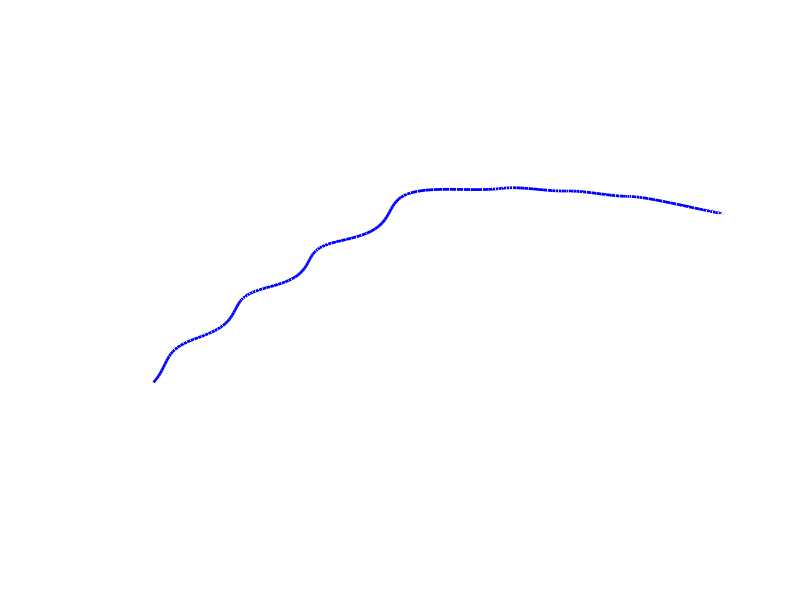

Recreate this plot in MATLAB.
% ==============================================================================
% Cognitive Entanglement - Dynamic Multi-Class Drone Trajectory Simulator
% Language: MATLAB (Simulink Compatible)
% Purpose: Performs numerical Integration (Runge-Kutta ODE45) of quadcopter
%          rigid-body dynamics. Dynamically scales physics equations based on
%          the input drone mass, dimensions, and moments of inertia.
%          Valid for all classes (80g Toy drones to 15kg heavy lifters).
% ==============================================================================

function simulate_trajectory(drone_mass, inertia_diag, max_thrust)
    clear; clc; close all;
    
    % Step 1: Handle dynamic mass arguments (Fallback to default if not supplied)
    if nargin < 1
        % Default: Custom 1.2kg DIY quadcopter parameters
        drone_mass = 1.2; 
        inertia_diag = [0.012, 0.012, 0.022];
        max_thrust = 32.0;
    end
    
    % Display aircraft physical class parameters
    fprintf('COGNITIVE ENTANGLEMENT: Simulating Dynamic Aircraft Class...\n');
    fprintf('Aircraft Mass: %.3f kg\n', drone_mass);
    fprintf('Moments of Inertia [Ixx, Iyy, Izz]: [%.4f, %.4f, %.4f] kg*m^2\n', ...
        inertia_diag(1), inertia_diag(2), inertia_diag(3));
    
    g = 9.81;            % Gravity (m/s^2)
    I = diag(inertia_diag); % Inertia Tensor (kg*m^2)
    
    % Time Span
    tspan = [0 10];      % 10 second flight simulation
    initial_state = zeros(12, 1); % [x, y, z, dx, dy, dz, phi, theta, psi, p, q, r]
    
    % Run numerical integration (Simulating Simulink continuous solver)
    [t, states] = ode45(@(t, y) drone_dynamics(t, y, drone_mass, g, I, max_thrust), tspan, initial_state);
    
    % Plot 3D Trajectory Profile
    figure('Color', [0.03 0.05 0.1]);
    plot3(states(:,1), states(:,2), -states(:,3), 'b-', 'LineWidth', 2);
    grid on; hold on;
    title(sprintf('Cognitive Entanglement - MATLAB 3D Flight Trajectory (%.2f kg Class)', drone_mass), 'Color', 'white');
    xlabel('East (meters)', 'Color', 'white');
    ylabel('North (meters)', 'Color', 'white');
    zlabel('Altitude (meters)', 'Color', 'white');
    set(gca, 'Color', [0.05 0.07 0.12], 'XColor', 'white', 'YColor', 'white', 'ZColor', 'white');
end

function dydt = drone_dynamics(t, y, m, g, I, max_thrust)
    % Extract states
    vel = y(4:6);  
    angles = y(7:9); 
    omega = y(10:12); 
    
    % Scale thrust output proportionally based on aircraft mass and max motor thrust
    T_hover = m * g;
    T = T_hover + (max_thrust - T_hover) * 0.1 * sin(t); % Oscillating thrust
    
    tau = [0.05 * sin(t); 0.02 * cos(t); 0.01 * sin(2*t)]; 
    
    % Compute Linear Acceleration: F = m * a
    R = rotation_matrix(angles);
    gravity_vec = [0; 0; g];
    thrust_vec = [0; 0; -T];
    accel = gravity_vec + (R * thrust_vec) / m;
    
    % Compute Angular Acceleration: M = I * alpha + omega x (I * omega)
    alpha = I \ (tau - cross(omega, I * omega));
    
    % Rate of change of Euler angles
    R_euler = [1, sin(angles(1))*tan(angles(2)), cos(angles(1))*tan(angles(2));
               0, cos(angles(1)),                 -sin(angles(1));
               0, sin(angles(1))/cos(angles(2)), cos(angles(1))/cos(angles(2))];
    d_angles = R_euler * omega;
    
    dydt = [vel; accel; d_angles; alpha];
end

function R = rotation_matrix(angles)
    phi = angles(1); theta = angles(2); psi = angles(3);
    R_x = [1 0 0; 0 cos(phi) -sin(phi); 0 sin(phi) cos(phi)];
    R_y = [cos(theta) 0 sin(theta); 0 1 0; -sin(theta) 0 cos(theta)];
    R_z = [cos(psi) -sin(psi) 0; sin(psi) cos(psi) 0; 0 0 1];
    R = R_z * R_y * R_x;
end
